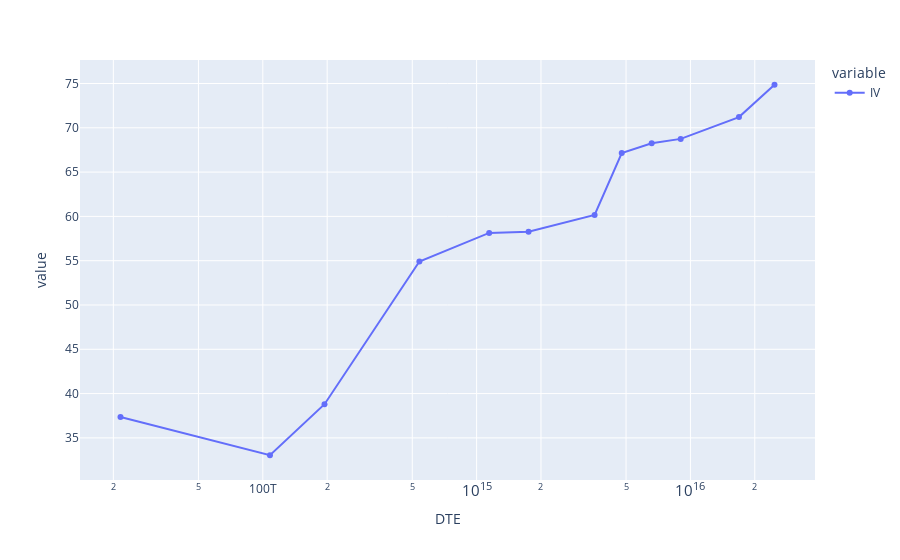

The notebook cell this image was saved under:
### Code cell
px.line(
    df_prices_closest.groupby('DTE').IV.mean(),
    markers= 'o',
    log_x = True,
    #hover_data = DTE_options
)

### Figure 1 — Plotly figure (JSON) as saved in the notebook; plotly's stock layout.template omitted (floating-point values rounded to 4 significant figures)
{"data": [{"hovertemplate": "variable=IV<br>DTE=%{x}<br>value=%{y}<extra></extra>", "legendgroup": "IV", "line": {"color": "#636efa", "dash": "solid"}, "marker": {"symbol": "circle"}, "mode": "lines+markers", "name": "IV", "orientation": "v", "showlegend": true, "type": "scatter", "x": [21600000000000, 108000000000000, 194400000000000, 540000000000000, 1144800000000000, 1749600000000000, 3564000000000000, 4773600000000000, 6588000000000000, 9007200000000000, 16869600000000000, 24732000000000000], "xaxis": "x", "y": [37.36, 33.04, 38.8, 54.91, 58.14, 58.26, 60.17, 67.15, 68.26, 68.75, 71.21, 74.86], "yaxis": "y"}], "layout": {"autosize": true, "legend": {"title": {"text": "variable"}, "tracegroupgap": 0}, "margin": {"t": 60}, "xaxis": {"anchor": "y", "autorange": true, "domain": [0, 1], "range": [13.15, 16.58], "title": {"text": "DTE"}, "type": "log"}, "yaxis": {"anchor": "x", "autorange": true, "domain": [0, 1], "range": [29.8, 78.1], "title": {"text": "value"}, "type": "linear"}}}
